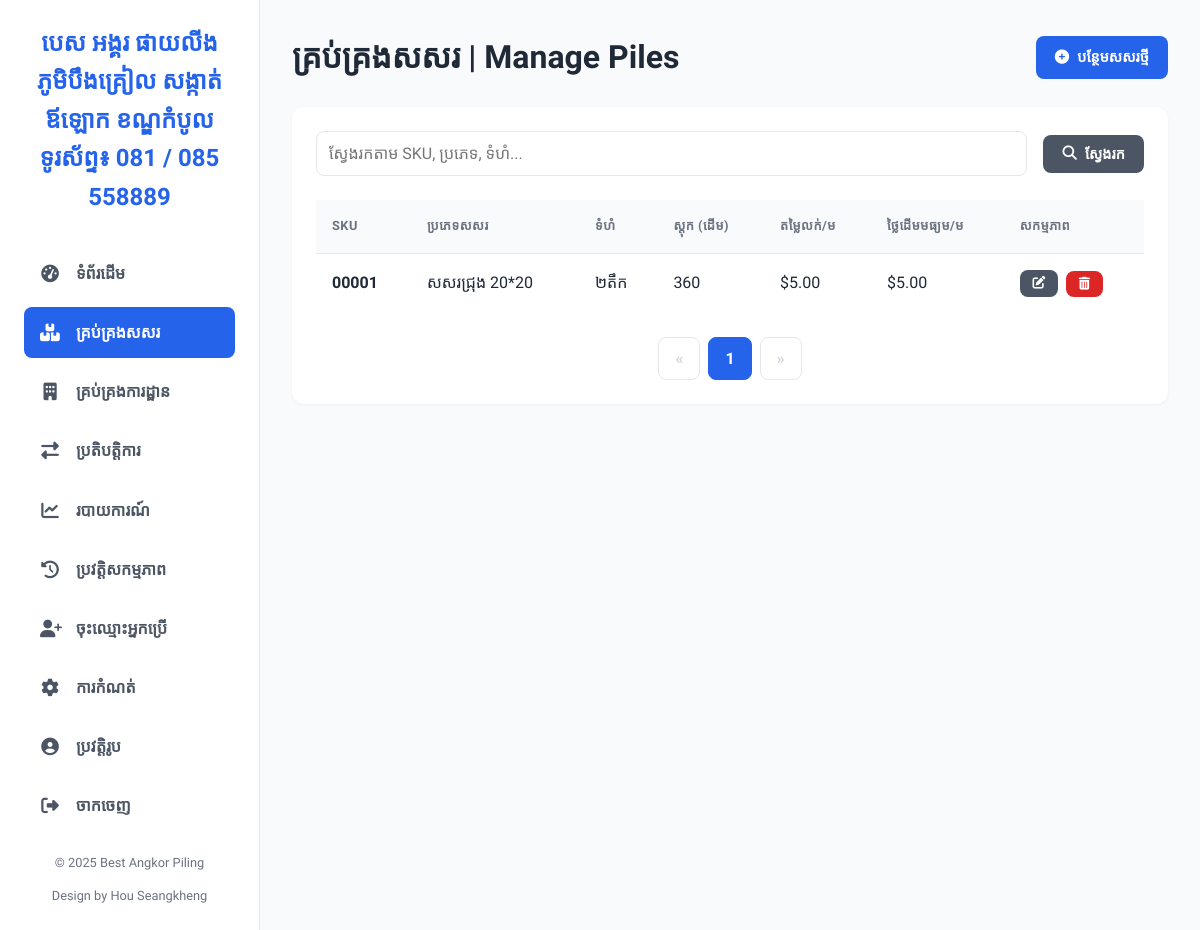
Screenshot of /piles (signed in) with the database file from the repository.
### app.py (models this page shows)
class Pile(db.Model):
    id = db.Column(db.Integer, primary_key=True)
    pile_type = db.Column(db.String(100), nullable=False)
    size = db.Column(db.String(100), nullable=False)
    length = db.Column(db.Float, nullable=False)
    sku = db.Column(db.String(100), unique=True, nullable=False)
    current_stock = db.Column(db.Integer, default=0)
    sale_price_per_meter = db.Column(db.Float, default=0.0)
    average_cost_per_meter = db.Column(db.Float, default=0.0)
    description = db.Column(db.Text)
    created_at = db.Column(db.DateTime, default=datetime.now)
    transactions = db.relationship('Transaction', backref='pile', lazy=True, cascade="all, delete-orphan")

### app.py (the view)
@app.route('/piles')
@login_required
@role_required(['admin', 'manager', 'stock_keeper'])
def manage_piles():
    page = request.args.get('page', 1, type=int)
    search_term = request.args.get('search', '')
    piles_query = Pile.query.order_by(Pile.sku.asc())
    if search_term:
        piles_query = piles_query.filter(or_(Pile.sku.ilike(f'%{search_term}%'), Pile.pile_type.ilike(f'%{search_term}%'), Pile.size.ilike(f'%{search_term}%')))
    pagination = piles_query.paginate(page=page, per_page=10, error_out=False)
    return render_template('piles.html', piles=pagination.items, pagination=pagination, search_term=search_term)

### app.py (called while the page is built)
@login_manager.user_loader
def load_user(user_id): return User.query.get(int(user_id))

@app.context_processor
def inject_global_vars():
    low_stock_setting = Setting.query.filter_by(key='low_stock_threshold').first()
    return dict(current_year=datetime.now().year, low_stock_threshold=int(low_stock_setting.value) if low_stock_setting else 10)

@app.before_request
def before_request(): g.db = db.session

def role_required(roles):
    if not isinstance(roles, list): roles = [roles]
    def decorator(f):
        @wraps(f)
        def decorated_function(*args, **kwargs):
            if not current_user.is_authenticated:
                flash("Please log in to access this page.", "info")
                return redirect(url_for('login', next=request.url))
            if current_user.role not in roles:
                flash("You do not have permission to access this page.", "error")
                return redirect(url_for('index'))
            return f(*args, **kwargs)
        return decorated_function
    return decorator

### templates/piles.html (shortened to what this page needs)
{% extends "base.html" %}
{% block content %}
<div class="page-header">
    <h1>គ្រប់គ្រងសសរ | Manage Piles</h1>
    <div class="button-group">
        {% if current_user.role in ['admin', 'manager'] %}
        <a href="{{ url_for('add_pile') }}" class="btn btn-primary"><i class="fas fa-plus-circle"></i> បន្ថែមសសរថ្មី</a>
        {% endif %}
    </div>
</div>
<div class="card">
    <form method="GET" action="{{ url_for('manage_piles') }}" class="filter-form">
        <input type="text" name="search" placeholder="ស្វែងរកតាម SKU, ប្រភេទ, ទំហំ..." value="{{ search_term or '' }}">
        <button type="submit" class="btn btn-secondary"><i class="fas fa-search"></i> ស្វែងរក</button>
    </form>
    <div class="table-wrapper">
        <table>
            <thead>
                <tr>
                    <th>SKU</th>
                    <th>ប្រភេទសសរ</th>
                    <th>ទំហំ</th>
                    <th>ស្តុក (ដើម)</th>
                    <th>តម្លៃលក់/ម</th>
                    <th>ថ្លៃដើមមធ្យម/ម</th>
                    <th>សកម្មភាព</th>
                </tr>
            </thead>
            <tbody>
                {% for pile in piles %}
                <tr>
                    <td><strong>{{ pile.sku }}</strong></td>
                    <td>{{ pile.pile_type }}</td>
                    <td>{{ pile.size }}</td>
                    <td>{{ pile.current_stock }}</td>
                    <td>${{ "%.2f"|format(pile.sale_price_per_meter) }}</td>
                    <td>${{ "%.2f"|format(pile.average_cost_per_meter) }}</td>
                    <td class="actions">
                        {% if current_user.role in ['admin', 'manager'] %}
                        <a href="{{ url_for('edit_pile', pile_id=pile.id) }}" class="btn btn-secondary btn-icon"><i class="fas fa-edit"></i></a>
                        {% endif %}
                        {% if current_user.role == 'admin' %}
                        <form method="POST" action="{{ url_for('delete_pile', pile_id=pile.id) }}" onsubmit="return confirm('Are you sure you want to delete this pile?');">
                            <button type="submit" class="btn btn-danger btn-icon"><i class="fas fa-trash-alt"></i></button>
                        </form>
                        {% endif %}
                    </td>
                </tr>
                {% else %}
                <tr>
                    <td colspan="7" style="text-align: center; padding: 2rem;">រកមិនឃើញសសរដែលត្រូវនឹងការស្វែងរករបស់អ្នកទេ។</td>
                </tr>
                {% endfor %}
            </tbody>
        </table>
    </div>
    <div class="pagination">
        {% if pagination.has_prev %}
            <a href="{{ url_for('manage_piles', page=pagination.prev_num, search=search_term) }}" class="page-link">&laquo;</a>
        {% else %}
            <span class="page-link disabled">&laquo;</span>
        {% endif %}
        {% for page_num in pagination.iter_pages(left_edge=1, right_edge=1, left_current=2, right_current=2) %}
            {% if page_num %}
                <a href="{{ url_for('manage_piles', page=page_num, search=search_term) }}" class="page-link {{ 'current' if pagination.page == page_num else '' }}">{{ page_num }}</a>
            {% else %}
                <span class="page-link">...</span>
            {% endif %}
        {% endfor %}
        {% if pagination.has_next %}
            <a href="{{ url_for('manage_piles', page=pagination.next_num, search=search_term) }}" class="page-link">&raquo;</a>
        {% else %}
            <span class="page-link disabled">&raquo;</span>
        {% endif %}
    </div>
</div>
{% endblock %}

### templates/base.html (style rules this page uses)
:root { --primary-color: #2563eb; --primary-hover: #1d4ed8; --secondary-color: #4b5563; --danger-color: #dc2626; --success-color: #16a34a; --warning-color: #f59e0b; --bg-light: #f9fafb; --bg-white: #ffffff; --text-dark: #1f2937; --text-light: #6b7280; --border-color: #e5e7eb; --font-family-khmer: 'Kantumruy Pro', sans-serif; }
*, *::before, *::after { box-sizing: border-box; }
body { font-family: var(--font-family-khmer); margin: 0; background-color: var(--bg-light); color: var(--text-dark); line-height: 1.6; -webkit-font-smoothing: antialiased; }
.page-header { display: flex; justify-content: space-between; align-items: center; margin-bottom: 1.5rem; }
.page-header h1 { margin: 0; font-size: 2em; }
.button-group { display: flex; gap: 0.75rem; }
.btn { padding: 0.6rem 1.2rem; border: none; border-radius: 0.5rem; cursor: pointer; font-family: var(--font-family-khmer); font-weight: 600; font-size: 0.9em; text-decoration: none; display: inline-flex; align-items: center; gap: 0.5rem; transition: all 0.2s; }
.btn-primary { background-color: var(--primary-color); color: white; }
.btn-danger { background-color: var(--danger-color); color: white; }
.btn-secondary { background-color: var(--secondary-color); color: white; }
.btn-icon { padding: 0.6rem; }
.card { background-color: var(--bg-white); padding: 1.5rem; border-radius: 0.75rem; box-shadow: 0 1px 3px rgba(0,0,0,0.05); margin-bottom: 1.5rem; }
.form-container input, .card input, .form-container select, .card select, .form-container textarea, .card textarea { width: 100%; padding: 0.75rem; margin-bottom: 1rem; border: 1px solid var(--border-color); border-radius: 0.5rem; box-sizing: border-box; font-family: var(--font-family-khmer); font-size: 1em; }
.filter-form { display: flex; gap: 1rem; margin-bottom: 1.5rem; align-items: center; }
.filter-form input { flex-grow: 1; margin: 0; }
.filter-form button { margin: 0; }
.table-wrapper { overflow-x: auto; }
table { width: 100%; border-collapse: collapse; }
th, td { padding: 1rem; text-align: left; border-bottom: 1px solid var(--border-color); }
th { background-color: #f9fafb; font-weight: 600; text-transform: uppercase; font-size: 0.8em; letter-spacing: 0.5px; color: var(--text-light); }
tr:last-child td { border-bottom: none; }
.actions { display: flex; gap: 0.5rem; }
.actions .btn { padding: 0.4rem 0.8rem; font-size: 0.8em; }
.pagination { display: flex; justify-content: center; gap: 0.5rem; margin-top: 1.5rem; }
.pagination .page-link { padding: 0.5rem 1rem; border: 1px solid var(--border-color); border-radius: 0.5rem; text-decoration: none; color: var(--secondary-color); font-weight: 600; transition: all 0.2s; }
.pagination .page-link.current { background-color: var(--primary-color); color: white; border-color: var(--primary-color); }
.pagination .page-link.disabled { color: #d1d5db; pointer-events: none; }

### rows the page displays
Pile: sku "00001", pile_type "សសរជ្រុង 20*20", size "២តឹក", current_stock "360", sale_price_per_meter "5.00", average_cost_per_meter "5.00"

### other values shown
{{ page_num }} "1"
